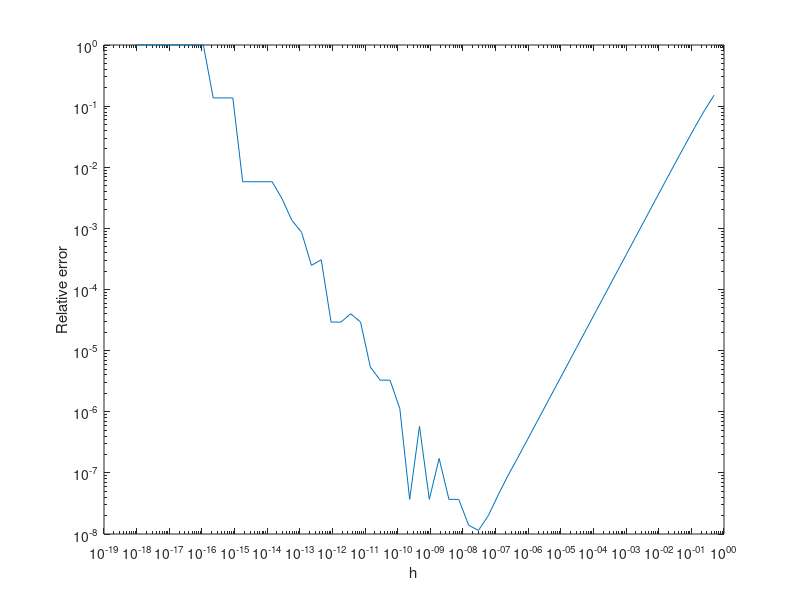

Source code (MATLAB):
clear

% f = @(x) exp(x);
% fp = @(x) exp(x);

f =@(x) besselj(0,x);
fp = @(x) -besselj(1,x);

x0 = 1;

k = 1:60;
h = 2.^-k;
Dn = (f(x0+h)-f(x0));
D = Dn./h;
figure
loglog(h,abs((D-fp(x0))/fp(x0)))
xlabel('h')
ylabel('Relative error')